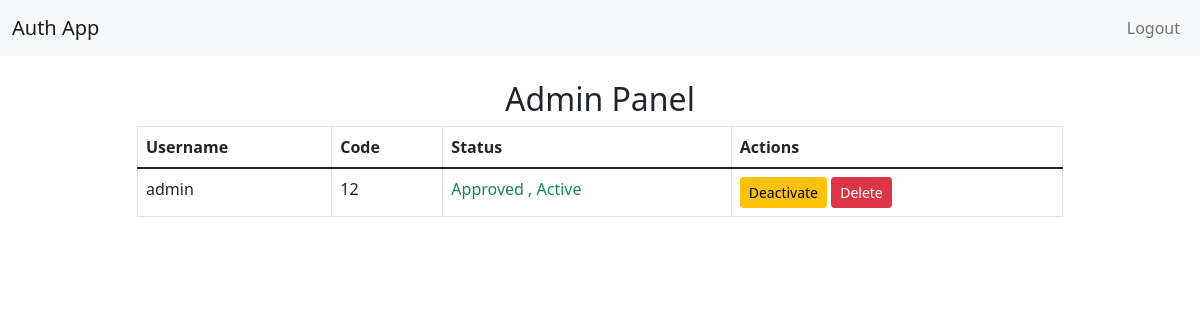
Page /admin (signed in) on the earlier database version.
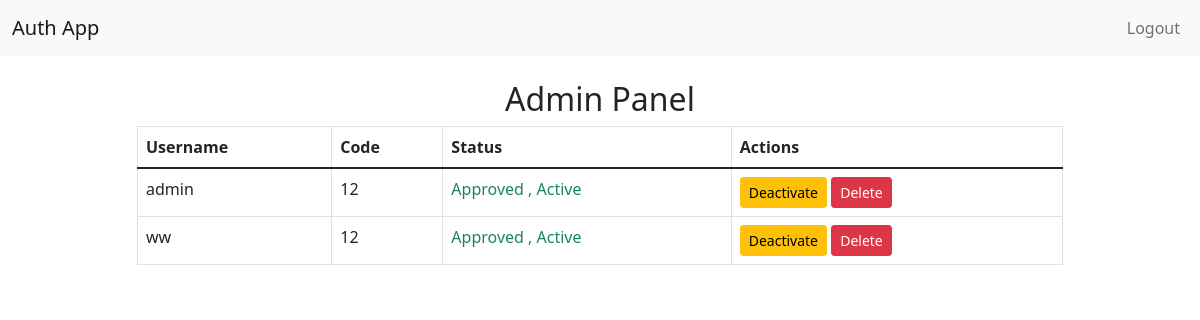
Same page on the later database version.
### models.py (models this page shows, shortened)
class User(UserMixin, db.Model):
    id = db.Column(db.Integer, primary_key=True)
    username = db.Column(db.String(80), unique=True, nullable=False)
    password = db.Column(db.String(120), nullable=False)
    is_approved = db.Column(db.Boolean, default=False)  # For admin approval
    is_active = db.Column(db.Boolean, default=True)    # For user activation status
    code = db.Column(db.String(20), nullable=False)    # New field for user code

### routes.py (the view, shortened to what this page needs)
    @app.route('/admin', methods=['GET', 'POST'])
    @login_required
    def admin():
        if current_user.username != 'admin':
            flash('You do not have permission to access this page.', 'danger')
            return redirect(url_for('dashboard'))
        class DummyForm(FlaskForm):
            pass
        form = DummyForm()
        all_users = User.query.all()
        return render_template('admin.html', all_users=all_users, form=form)

### app.py (called while the page is built)
@login_manager.user_loader
def load_user(user_id):
    return User.query.get(int(user_id))

### templates/admin.html (shortened to what this page needs)
{% extends "base.html" %}
{% block content %}
<div class="row justify-content-center">
    <div class="col-md-10">
        <h2 class="text-center">Admin Panel</h2>
        <table class="table table-bordered">
            <thead>
                <tr>
                    <th>Username</th>
                    <th>Code</th>
                    <th>Status</th>
                    <th>Actions</th>
                </tr>
            </thead>
            <tbody>
                {% for user in all_users %}
                    <tr>
                        <td>{{ user.username }}</td>
                        <td>{{ user.code }}</td>
                        <td>
                            {% if user.is_approved %}
                                <span class="text-success">Approved</span>
                            {% else %}
                                <span class="text-warning">Pending Approval</span>
                            {% endif %}
                            {% if user.is_active %}
                                <span class="text-success">, Active</span>
                            {% else %}
                                <span class="text-danger">, Inactive</span>
                            {% endif %}
                        </td>
                        <td>
                            <form method="POST" style="display: inline;">
                                {% if user.is_active %}
                                    <button type="submit" name="action" value="deactivate" class="btn btn-warning btn-sm">Deactivate</button>
                                {% else %}
                                    <button type="submit" name="action" value="activate" class="btn btn-success btn-sm">Activate</button>
                                {% endif %}
                                <button type="submit" name="action" value="delete" class="btn btn-danger btn-sm">Delete</button>
                            </form>
                        </td>
                    </tr>
                {% else %}
                    <tr>
                        <td colspan="4" class="text-center">No users found.</td>
                    </tr>
                {% endfor %}
            </tbody>
        </table>
    </div>
</div>
{% endblock %}

### templates/base.html (shortened to what this page needs)
<!DOCTYPE html>
<html lang="en">
<head>
    <link href="https://cdn.jsdelivr.net/npm/bootstrap@5.1.3/dist/css/bootstrap.min.css" rel="stylesheet">
</head>
<body>
    <nav class="navbar navbar-expand-lg navbar-light bg-light">
        <div class="container-fluid">
            <a class="navbar-brand" href="{{ url_for('home') }}">Auth App</a>
            <div class="navbar-nav">
                {% if current_user.is_authenticated %}
                    <a class="nav-link" href="{{ url_for('logout') }}">Logout</a>
                {% else %}
                    <a class="nav-link" href="{{ url_for('login') }}">Login</a>
                    <a class="nav-link" href="{{ url_for('register') }}">Register</a>
                {% endif %}
            </div>
        </div>
    </nav>
    <div class="container mt-4">
        {% block content %}{% endblock %}
    </div>
</body>
</html>

Differences in the rows shown:
added User: username "ww", code "12", is_approved "Approved", is_active ", Active"
